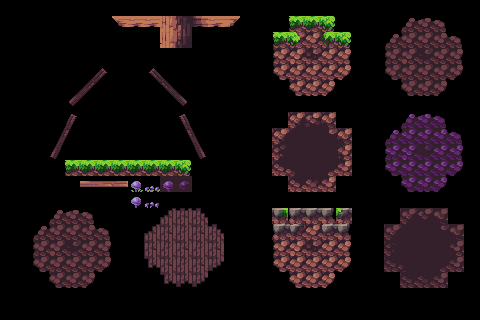

This is a level from a 2D game, rendered from its Tiled map with the project's own tilesets. A one-line summary and the complete map file follow:
An orthogonal 30x20 tile map with 16x16 px tiles, 1 tile layer (Tile Layer 1).

<map version="1.10" tiledversion="1.11.2" orientation="orthogonal" renderorder="right-down" width="30" height="20" tilewidth="16" tileheight="16" infinite="0" nextlayerid="2" nextobjectid="1">
 <editorsettings>
  <export target="tilemap.json" format="json" />
 </editorsettings>
 <tileset firstgid="1" source="tilemap.tsx" />
 <layer id="1" name="Tile Layer 1" width="30" height="20">
  <properties>
   <property name="textureName" value="textures\tilemap.png" />
  </properties>
  <data encoding="csv">
0,0,0,0,0,0,0,0,0,0,0,0,0,0,0,0,0,0,0,0,0,0,0,0,0,0,0,0,0,0,
0,0,0,0,0,0,0,432,433,434,435,436,437,438,439,0,0,2,3,4,5,0,0,0,312,313,314,315,316,0,
0,0,0,0,0,0,0,457,458,459,460,461,462,463,464,0,0,27,28,29,30,31,0,0,337,338,339,340,341,0,
0,0,0,0,0,0,0,0,0,0,0,0,0,0,0,0,0,52,53,54,55,56,0,0,362,363,364,365,366,0,
0,0,0,0,143,144,145,0,0,2147483793,2147483792,2147483791,0,0,0,0,0,77,78,79,80,81,0,0,387,388,389,390,391,0,
0,0,0,0,168,169,170,0,0,2147483818,2147483817,2147483816,0,0,0,0,0,102,103,104,105,0,0,0,412,413,414,415,416,0,
0,0,0,0,193,194,195,0,0,2147483843,2147483842,2147483841,0,0,0,0,0,0,0,0,0,0,0,0,0,0,0,0,0,0,
0,0,0,141,142,0,0,0,0,0,0,2147483790,2147483789,0,0,0,0,127,128,129,130,131,0,0,121,122,123,124,125,0,
0,0,0,166,167,0,0,0,0,0,0,2147483815,2147483814,0,0,0,0,152,153,154,155,156,0,0,146,147,148,149,150,0,
0,0,0,191,192,0,0,0,0,0,0,2147483840,2147483839,0,0,0,0,177,178,179,180,181,0,0,171,172,173,174,175,0,
0,0,0,0,27,4,4,4,4,4,4,31,0,0,0,0,0,202,203,204,205,206,0,0,196,197,198,199,200,0,
0,0,0,0,0,90,91,92,68,69,95,96,0,0,0,0,0,227,228,229,230,231,0,0,221,222,223,224,225,0,
0,0,0,0,0,0,0,0,93,94,0,0,0,0,0,0,0,0,0,0,0,0,0,0,0,0,0,0,0,0,
0,0,312,313,314,315,316,0,0,307,308,309,310,311,0,0,0,252,253,254,255,256,0,0,317,318,319,320,321,0,
0,0,337,338,339,340,341,0,0,332,333,334,335,336,0,0,0,277,278,279,280,281,0,0,342,343,344,345,346,0,
0,0,362,363,364,365,366,0,0,357,358,359,360,361,0,0,0,302,303,304,305,306,0,0,367,368,369,370,371,0,
0,0,387,388,389,390,391,0,0,382,383,384,385,386,0,0,0,327,328,329,330,331,0,0,392,393,394,395,396,0,
0,0,412,413,414,415,416,0,0,407,408,409,410,411,0,0,0,352,353,354,355,356,0,0,417,418,419,420,421,0,
0,0,0,0,0,0,0,0,0,0,0,0,0,0,0,0,0,0,0,0,0,0,0,0,0,0,0,0,0,0,
0,0,0,0,0,0,0,0,0,0,0,0,0,0,0,0,0,0,0,0,0,0,0,0,0,0,0,0,0,0
</data>
 </layer>
</map>
